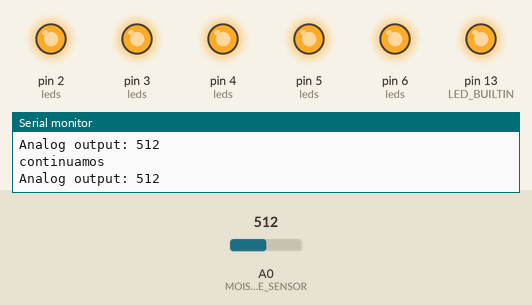
Bench run of a sketch on a simulated Arduino Uno, built with avr-gcc and run on an emulated ATmega328P. On the bench: output pins drawn as LEDs (lit = HIGH), the last lines printed to the serial monitor. The inputs (shaded band) are chosen by the test bench; at power-on: A0 (MOISTURE_SENSOR) = 512.

Above: at 3.8 s.
3.9 s: A0 (MOISTURE_SENSOR) set to 554
7.8 s: A0 (MOISTURE_SENSOR) set to 587
At 9.6 s:
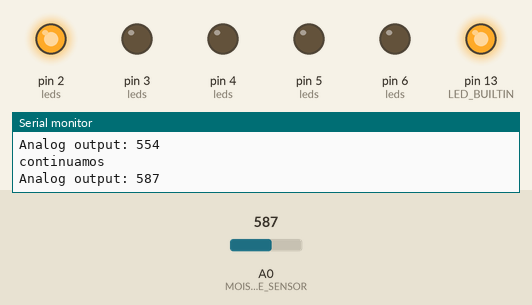
15.5 s: A0 (MOISTURE_SENSOR) set to 511
At 20.0 s:
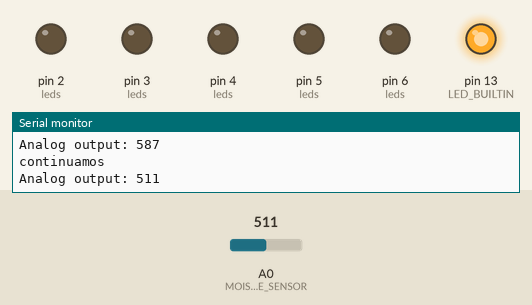
23.2 s: A0 (MOISTURE_SENSOR) set to 716
At 24.7 s:
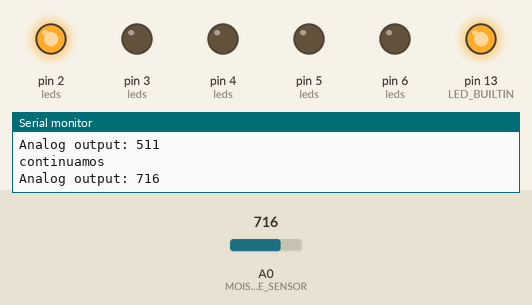
Timing chart, 0 to 31.9 s (numbered marks = the images above; inputs shaded):
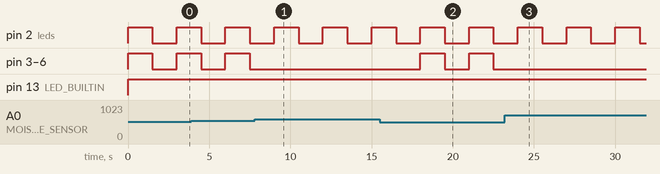

The sketch:

moisture_sensor.ino
```cpp
/*
 * moisture_sensor.ino
 */

 #include <math.h>

#define MOISTURE_SENSOR A0
#define DRY_VALUE 570
#define WET_VALUE 300

#define LED1 2
#define LED2 3
#define LED3 4
#define LED4 5
#define LED5 6

int leds[] = {LED1, LED2, LED3, LED4, LED5};
int numLeds = sizeof(leds) / sizeof(int);


void initLedArray(){
  for( int i = 0; i < numLeds; i++){
    pinMode( leds[i], OUTPUT );
    Serial.println( leds[i], DEC );
  }
}

void setLedArray( int val ){
  for( int i = 0; i < numLeds; i++ ){
    if( i <= val ){
      digitalWrite( leds[i], HIGH );
    }else{
      digitalWrite( leds[i], LOW );
    }
  }
}

/*
 * Converts an analog reading into a integer value (for use in a led scale, for instance)
 *
 * It will apply the formula:
 *       /                                                           \
 *       |              /    (reading - lowValue)                   \|
 * round |outputRange - | -------------------------- * outputRange  ||
 *       |              \    (DRY_VALUE - lowValue)                 /|
 *       \                                                           /
 *
 *
 */
int convertMoistureReading( int reading, int outputRange ){

  return round( outputRange - ( (reading - WET_VALUE ) / (DRY_VALUE - WET_VALUE) ) * outputRange );

}

void setup() {
  Serial.begin(9600);
  pinMode(LED_BUILTIN, OUTPUT);
  initLedArray();
}

void loop() {
  int moistureReading = analogRead(MOISTURE_SENSOR);

  // Print the value to the serial monitor
  Serial.print("Analog output: ");
  Serial.println(moistureReading, DEC);

  digitalWrite(LED_BUILTIN, HIGH);
  setLedArray( convertMoistureReading( moistureReading, numLeds ) );
  delay(1500);
  setLedArray( -1 );
  delay(1500);
  Serial.println("continuamos");
}
```

Measured:
- the behaviour switches between 569 and 570 on A0 (MOISTURE_SENSOR) (found by bisection; images 0 and 1)
- after the input at 7.8 s, pin 3 (leds), pin 4 (leds), pin 5 (leds), pin 6 (leds): stops changing and stays LOW
- after the input at 15.5 s, pin 3 (leds), pin 4 (leds), pin 5 (leds), pin 6 (leds): alternates HIGH for 1.5 s and LOW for 1.5 s, starting after 2.5 s
- after the input at 23.2 s, pin 3 (leds), pin 4 (leds), pin 5 (leds), pin 6 (leds): stops changing and stays LOW
- by itself, pin 2 (leds): alternates HIGH for 1.5 s and LOW for 1.5 s
